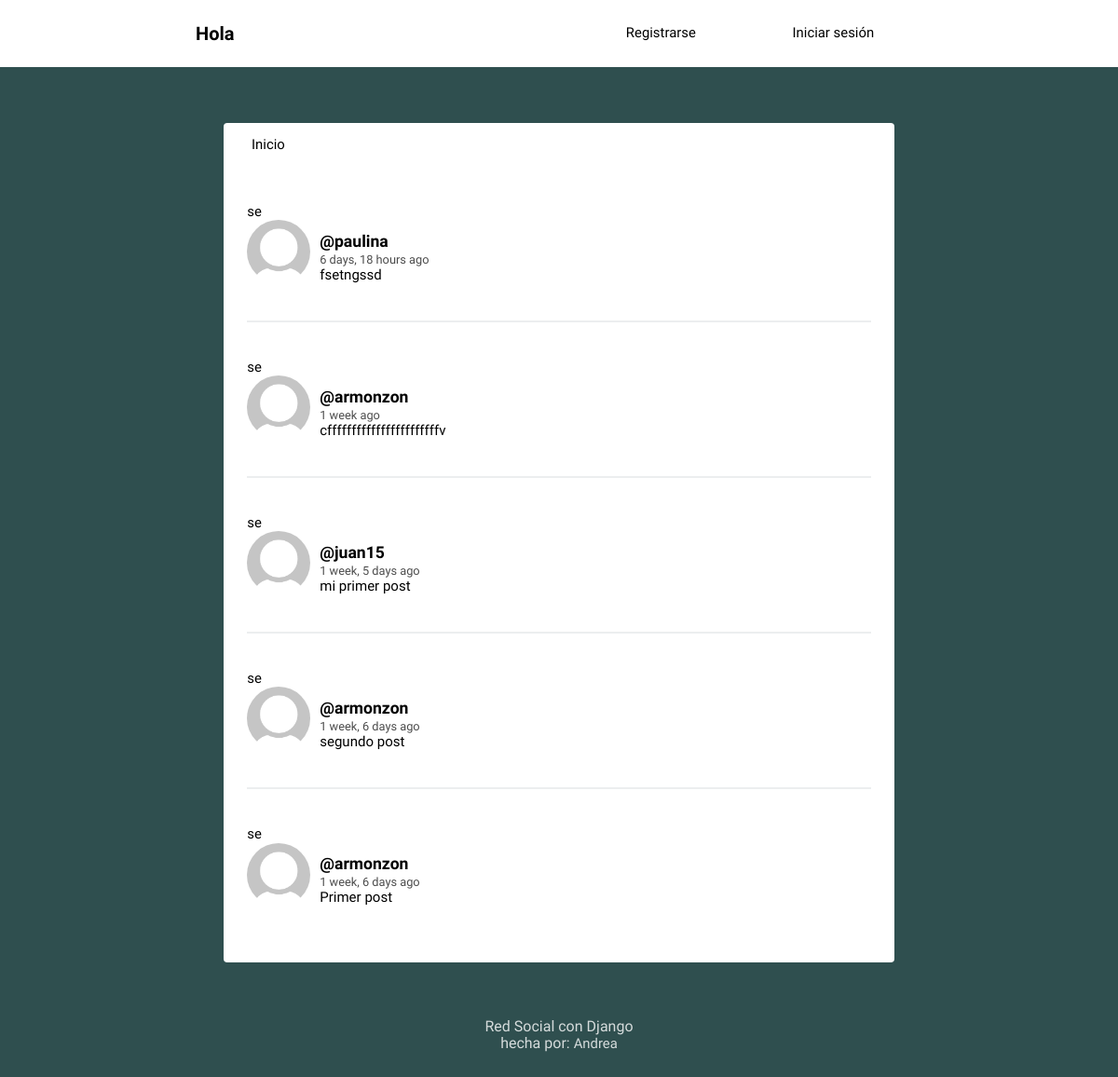
The page / on the database its author committed.
### social/models.py (models this page shows, shortened)
class Post(models.Model):
    usuario=models.ForeignKey(User,on_delete=models.CASCADE,related_name='posts')
    timestamp=models.DateTimeField(default=timezone.now)
    contenido=models.TextField()
    class Meta:
         ordering=['-timestamp']

class Profile(models.Model):
    usuario = models.OneToOneField(User,on_delete=models.CASCADE)
    imagen=models.ImageField(default='perfil1.png')

### social/views.py (the view)
# urls.py: path('',views.feed,name='feed'),
def feed(request):
    posts= Post.objects.all()
    context={'posts':posts}
    return render(request,'social/feed.html',context)

### social/templates/social/feed.html (shortened to what this page needs)
{% extends 'social/layout.html' %}
{% load humanize %}
{% block content %}
{%for p in posts%}
<article>
    <a href="{% url 'seguidores' %}">se</a>
    <div class="container-article">
        <img src="{{p.usuario.profile.imagen.url}}">
        <div>
            <h2 class="username"><a href="{% url 'profile' p.usuario.username %}">@{{p.usuario.username}}</a></h2>
            <time data-time="#">{{p.timestamp|naturaltime}}</time>
            <div class="post">{{p.contenido}}</div>
        </div>
    </div>
</article>
{% endfor %}
{% endblock %}

### social/static/style.css (style rules this page uses)
body { background: #2F4F4F; font-size: 62.5%; font-family: 'Varela Round', Helvetica, Arial, serif; }
img { object-fit: cover; }
a { font-size: .93rem; text-decoration: none; color: black; }
article { width: 93%; margin: auto; padding: 40px 0; border-bottom: 2px solid #ECEEEF; }
.username { margin-bottom: .2rem; }
.username a { font-size: 1.1rem; }
.container-article { display: flex; }
.container-article img { height: 68px; width: 68px; margin-right: 10px; border-radius: 50%; }
article:last-child { border-bottom: 0; }
time { font-size: .8rem; opacity: .7; }
.post { font-size: .94rem; }

### rows shown on the page
Post: usuario.profile.imagen (picture), usuario.username "paulina", timestamp "6 days, 18 hours ago", contenido "fsetngssd"
Post: usuario.profile.imagen (picture), usuario.username "armonzon", timestamp "1 week ago", contenido "cfffffffffffffffffffffffv"
Post: usuario.profile.imagen (picture), usuario.username "juan15", timestamp "1 week, 5 days ago", contenido "mi primer post"
Post: usuario.profile.imagen (picture), usuario.username "armonzon", timestamp "1 week, 6 days ago", contenido "segundo post"
Post: usuario.profile.imagen (picture), usuario.username "armonzon", timestamp "1 week, 6 days ago", contenido "Primer post"
